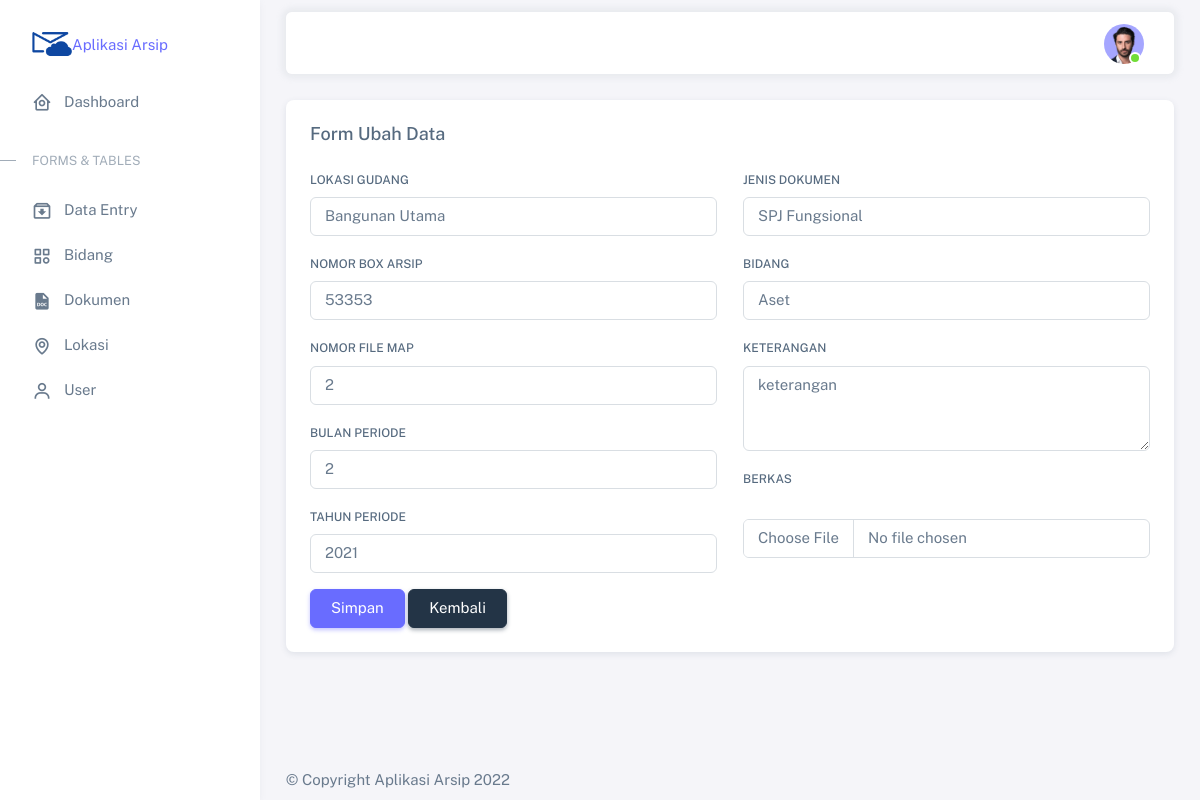
Screenshot of /index.php?page=data_entry/ubah&id_berkas=3 (signed in) with the database file from the repository.
### tables this page shows
CREATE TABLE `tb_berkas` (
  `id_berkas` int(11) NOT NULL,
  `id_lokasi` int(11) NOT NULL,
  `id_dokumen` int(11) NOT NULL,
  `id_bidang` int(11) NOT NULL,
  `no_box` varchar(20) NOT NULL,
  `no_file` varchar(20) NOT NULL,
  `bulan_periode` varchar(2) NOT NULL,
  `tahun_periode` varchar(4) NOT NULL,
  `keterangan` text NOT NULL,
  `berkas` varchar(255) NOT NULL
);

CREATE TABLE `tb_lokasi` (
  `id_lokasi` int(11) NOT NULL,
  `nama_lokasi` varchar(255) NOT NULL
);

CREATE TABLE `tb_dokumen` (
  `id_dokumen` int(11) NOT NULL,
  `nama_dokumen` varchar(255) NOT NULL
);

CREATE TABLE `tb_bidang` (
  `id_bidang` int(11) NOT NULL,
  `nama_bidang` varchar(255) NOT NULL
);

### index.php (called while the page is built, shortened)
<?php
include "layout/header.php";
include "layout/sidebar.php";
include "content.php";
include "layout/footer.php";

### data_entry/ubah.php (the view, shortened to what this page needs)
<?php
include "koneksi.php";
$id_berkas = $_GET['id_berkas'];
$query = mysqli_query($koneksi, "SELECT * FROM tb_berkas WHERE id_berkas='$id_berkas'");
$data = mysqli_fetch_array($query);
?>
<div class="container-xxl flex-grow-1 container-p-y">
    <div class="row">
        <div class="col-xl">
            <div class="card mb-4">
                <div class="card-header d-flex justify-content-between align-items-center">
                    <h5 class="mb-0">Form Ubah Data</h5>
                </div>
                <div class="card-body">
                    <form action="data_entry/proses_ubah.php" method="post" enctype="multipart/form-data">
                        <div class="row">
                            <div class="col-md-6">
                                <div class="mb-3">
                                    <label class="form-label" for="basic-default-fullname">Lokasi Gudang</label>
                                    <select class="form-control" name="id_lokasi" id="">
                                        <?php
                                        $query = mysqli_query($koneksi, "SELECT * FROM tb_lokasi");
                                        while ($lokasi = mysqli_fetch_array($query)) {
                                        ?>
                                            <option value="<?= $lokasi['id_lokasi'] ?>" <?= $lokasi['id_lokasi'] == $data['id_lokasi'] ? 'selected' : '' ?>>
                                                <?= $lokasi['nama_lokasi'] ?>
                                            </option>
                                        <?php } ?>
                                    </select>
                                </div>
                                <div class="mb-3">
                                    <label class="form-label" for="basic-default-fullname">Nomor Box Arsip</label>
                                    <input type="number" name="no_box" class="form-control" id="basic-default-fullname" placeholder="Masukkan Nomor Box Arsip" value="<?= $data['no_box'] ?>" required />
                                </div>
                                <div class="mb-3">
                                    <label class="form-label" for="basic-default-fullname">Nomor File Map</label>
                                    <input type="number" name="no_file" class="form-control" id="id_password" placeholder="Masukkan Nomor File Map" value="<?= $data['no_file'] ?>" required />
                                </div>
                                <div class="mb-3">
                                    <label class="form-label" for="basic-default-fullname">Bulan Periode</label>
                                    <input type="number" name="bulan_periode" class="form-control" id="basic-default-fullname" placeholder="Masukkan Bulan Periode" value="<?= $data['bulan_periode'] ?>" required />
                                </div>
                                <div class="mb-3">
                                    <label class="form-label" for="basic-default-fullname">Tahun Periode</label>
                                    <input type="number" name="tahun_periode" class="form-control" id="basic-default-fullname" placeholder="Masukkan Tahun Periode" value="<?= $data['tahun_periode'] ?>" required />
                                </div>
                            </div>
                            <div class="col-md-6">
                                <div class="mb-3">
                                    <label class="form-label" for="basic-default-fullname">Jenis Dokumen</label>
                                    <select class="form-control" name="id_dokumen" id="">
                                        <?php
                                        $query = mysqli_query($koneksi, "SELECT * FROM tb_dokumen");
                                        while ($dokumen = mysqli_fetch_array($query)) {
                                        ?>
                                            <option value="<?= $dokumen['id_dokumen'] ?>" <?= $dokumen['id_dokumen'] == $data['id_dokumen'] ? 'selected' : '' ?>>
                                                <?= $dokumen['nama_dokumen'] ?>
                                            </option>
                                        <?php } ?>
                                    </select>
                                </div>
                                <div class="mb-3">
                                    <label class="form-label" for="basic-default-fullname">Bidang</label>
                                    <select class="form-control" name="id_bidang" id="">
                                        <?php
                                        $query = mysqli_query($koneksi, "SELECT * FROM tb_bidang");
                                        while ($bidang = mysqli_fetch_array($query)) {
                                        ?>
                                            <option value="<?= $bidang['id_bidang'] ?>" <?= $bidang['id_bidang'] == $data['id_bidang'] ? 'selected' : '' ?>>
                                                <?= $bidang['nama_bidang'] ?>
                                            </option>
                                        <?php } ?>
                                    </select>
                                </div>
                                <div class="mb-3">
                                    <label class="form-label" for="basic-default-fullname">Keterangan</label>
                                    <textarea class="form-control" name="keterangan" id="" placeholder="Masukkan Keterangan" cols="48" rows="3" required><?= $data['keterangan'] ?></textarea>
                                </div>
                                <div class="mb-3">
                                    <label class="form-label" for="basic-default-fullname">Berkas</label> <br>
                                    <input class="form-control" type="file" name="berkas">
                                </div>
                            </div>
                        </div>
                        <button type="submit" class="btn btn-primary">Simpan</button>
                        <a class="btn btn-dark" href="index.php?page=data_entry/index">Kembali</a>
                    </form>
                </div>
            </div>
        </div>
    </div>
</div>

### rows the page displays
tb_berkas: id_lokasi "Bangunan Utama", no_box "53353", no_file "2", bulan_periode "2", tahun_periode "2021", id_dokumen "SPJ Fungsional", id_bidang "Aset", keterangan "keterangan"
